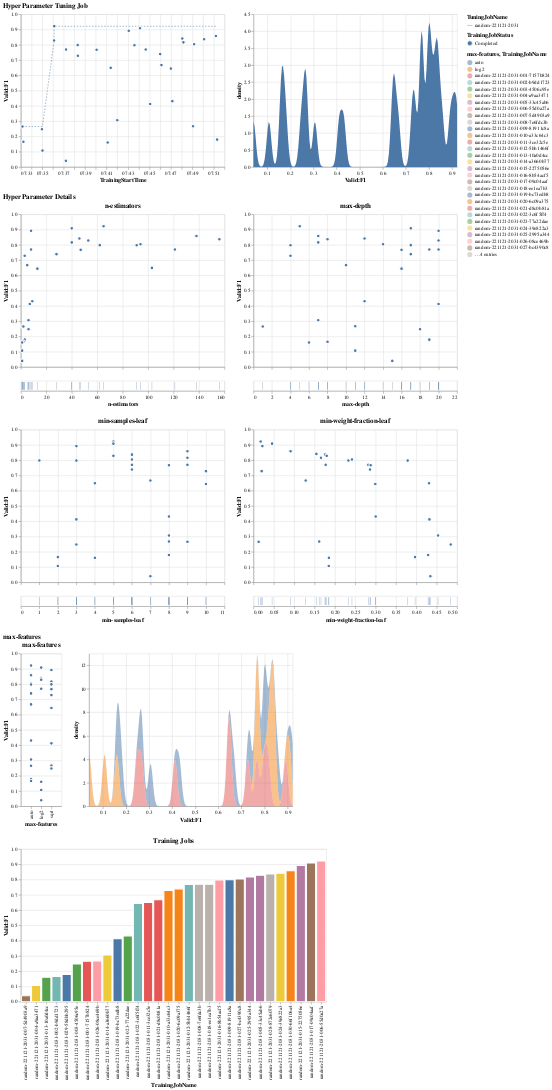

Notebook code cell kept with this figure:
### Markdown cell above
### Random

### Code cell
visualize_tuning_job(random_tuner, advanced=True, trials_only=True)
